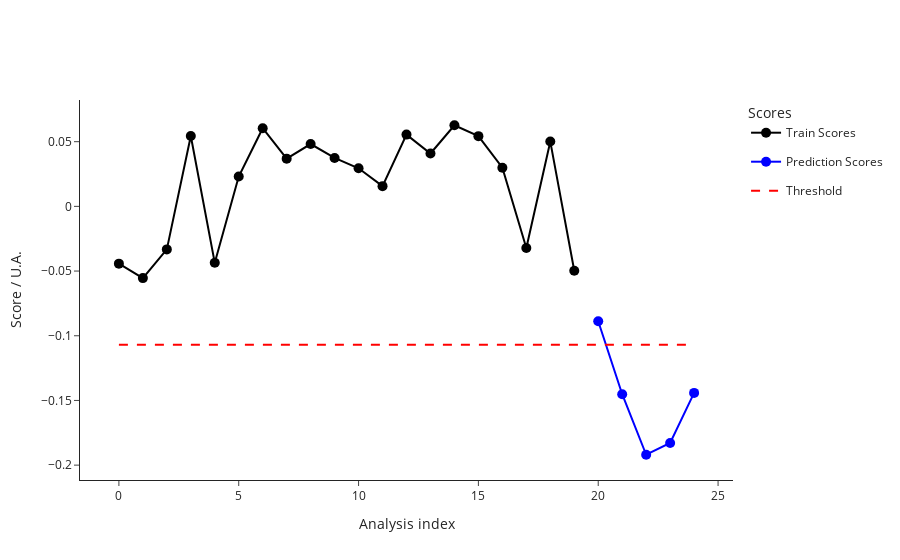

Notebook code for this chart:
### Code cell
test2_data = pd.read_csv("dev/test2_features.csv")
test2_metadata = pd.read_csv("dev/test2_metadata.csv")
ana.predict(test2_data, test2_metadata)
outliers_test2 = ana.test_prediction_outliers()
print(outliers_test2)
fig_test2_scores = ana.plot_scores()
fig_test2_scores.write_image("dev/figures/fig_test2_scores.png", width=1100, height= 350, scale = 3)
fig_test2_scores.show()

### Figure 1 — Plotly figure (JSON) as saved in the notebook; plotly's stock layout.template omitted (floating-point values rounded to 4 significant figures)
{"data": [{"hovertemplate": ["<b>index: </b>18<br><b>name: </b>210812_Pac--005<br><b>path: </b>C:/Users/Sandeep/Desktop/ExtractedSignals\\210812_Pac 2021-08-12 10-30-07\\210812_Pac--005.D<br><b>batch: </b>210812_Pac 2021-08-12 10-30-07<br><b>batch_position: </b>5<br><b>idle_time: </b>39.0<br><b>sample: </b>NaCl 0,9%<br><b>method: </b>SAA_411_Pac.M<br><b>timestamp: </b>2021-08-12 10:50:23<br><b>detector: </b>G1315C<br><b>pump: </b>G7110B<br><b>start_time: </b>2021-08-12 10:50:57<br><b>end_time: </b>2021-08-12 10:54:57<br><b>runtime: </b>239.7000000000036", "<b>index: </b>19<br><b>name: </b>210812_Pac--006<br><b>path: </b>C:/Users/Sandeep/Desktop/ExtractedSignals\\210812_Pac 2021-08-12 10-30-07\\210812_Pac--006.D<br><b>batch: </b>210812_Pac 2021-08-12 10-30-07<br><b>batch_position: </b>6<br><b>idle_time: </b>39.0<br><b>sample: </b>Blank<br><b>method: </b>SAA_411_Pac.M<br><b>timestamp: </b>2021-08-12 10:55:02<br><b>detector: </b>G1315C<br><b>pump: </b>G7110B<br><b>start_time: </b>2021-08-12 10:55:36<br><b>end_time: </b>2021-08-12 10:59:36<br><b>runtime: </b>239.7000000000036", "<b>index: </b>20<br><b>name: </b>210812_Pac--007<br><b>path: </b>C:/Users/Sandeep/Desktop/ExtractedSignals\\210812_Pac 2021-08-12 10-30-07\\210812_Pac--007.D<br><b>batch: </b>210812_Pac 2021-08-12 10-30-07<br><b>batch_position: </b>7<br><b>idle_time: </b>39.0<br><b>sample: </b>0.025 mg/ml<br><b>method: </b>SAA_411_Pac.M<br><b>timestamp: </b>2021-08-12 10:59:41<br><b>detector: </b>G1315C<br><b>pump: </b>G7110B<br><b>start_time: </b>2021-08-12 11:00:15<br><b>end_time: </b>2021-08-12 11:04:15<br><b>runtime: </b>239.7000000000036", "<b>index: </b>21<br><b>name: </b>210812_Pac--008<br><b>path: </b>C:/Users/Sandeep/Desktop/ExtractedSignals\\210812_Pac 2021-08-12 10-30-07\\210812_Pac--008.D<br><b>batch: </b>210812_Pac 2021-08-12 10-30-07<br><b>batch_position: </b>8<br><b>idle_time: </b>39.0<br><b>sample: </b>Blank<br><b>method: </b>SAA_411_Pac.M<br><b>timestamp: </b>2021-08-12 11:04:20<br><b>detector: </b>G1315C<br><b>pump: </b>G7110B<br><b>start_time: </b>2021-08-12 11:04:54<br><b>end_time: </b>2021-08-12 11:08:54<br><b>runtime: </b>239.7000000000036", "<b>index: </b>22<br><b>name: </b>210812_Pac--009<br><b>path: </b>C:/Users/Sandeep/Desktop/ExtractedSignals\\210812_Pac 2021-08-12 10-30-07\\210812_Pac--009.D<br><b>batch: </b>210812_Pac 2021-08-12 10-30-07<br><b>batch_position: </b>9<br><b>idle_time: </b>38.0<br><b>sample: </b>210806/036 :10<br><b>method: </b>SAA_411_Pac.M<br><b>timestamp: </b>2021-08-12 11:08:59<br><b>detector: </b>G1315C<br><b>pump: </b>G7110B<br><b>start_time: </b>2021-08-12 11:09:32<br><b>end_time: </b>2021-08-12 11:13:32<br><b>runtime: </b>239.7000000000036", "<b>index: </b>23<br><b>name: </b>210812_Pac--010<br><b>path: </b>C:/Users/Sandeep/Desktop/ExtractedSignals\\210812_Pac 2021-08-12 10-30-07\\210812_Pac--010.D<br><b>batch: </b>210812_Pac 2021-08-12 10-30-07<br><b>batch_position: </b>10<br><b>idle_time: </b>39.0<br><b>sample: </b>210806/036 :10<br><b>method: </b>SAA_411_Pac.M<br><b>timestamp: </b>2021-08-12 11:13:37<br><b>detector: </b>G7110B<br><b>pump: </b>G7110B<br><b>start_time: </b>2021-08-12 11:14:11<br><b>end_time: </b>2021-08-12 11:18:11<br><b>runtime: </b>239.7000000000036", "<b>index: </b>24<br><b>name: </b>210812_Pac--011<br><b>path: </b>C:/Users/Sandeep/Desktop/ExtractedSignals\\210812_Pac 2021-08-12 10-30-07\\210812_Pac--011.D<br><b>batch: </b>210812_Pac 2021-08-12 10-30-07<br><b>batch_position: </b>11<br><b>idle_time: </b>39.0<br><b>sample: </b>210806/036 :10<br><b>method: </b>SAA_411_Pac.M<br><b>timestamp: </b>2021-08-12 11:18:16<br><b>detector: </b>G7110B<br><b>pump: </b>G7110B<br><b>start_time: </b>2021-08-12 11:18:50<br><b>end_time: </b>2021-08-12 11:22:50<br><b>runtime: </b>239.7000000000036", "<b>index: </b>25<br><b>name: </b>210812_Pac--012<br><b>path: </b>C:/Users/Sandeep/Desktop/ExtractedSignals\\210812_Pac 2021-08-12 10-30-07\\210812_Pac--012.D<br><b>batch: </b>210812_Pac 2021-08-12 10-30-07<br><b>batch_position: </b>12<br><b>idle_time: </b>39.0<br><b>sample: </b>Blank<br><b>method: </b>SAA_411_Pac.M<br><b>timestamp: </b>2021-08-12 11:22:55<br><b>detector: </b>G1315C<br><b>pump: </b>G7110B<br><b>start_time: </b>2021-08-12 11:23:29<br><b>end_time: </b>2021-08-12 11:27:29<br><b>runtime: </b>239.7000000000036", "<b>index: </b>26<br><b>name: </b>210812_Pac--013<br><b>path: </b>C:/Users/Sandeep/Desktop/ExtractedSignals\\210812_Pac 2021-08-12 10-30-07\\210812_Pac--013.D<br><b>batch: </b>210812_Pac 2021-08-12 10-30-07<br><b>batch_position: </b>13<br><b>idle_time: </b>39.0<br><b>sample: </b>0.025 mg/ml<br><b>method: </b>SAA_411_Pac.M<br><b>timestamp: </b>2021-08-12 11:27:34<br><b>detector: </b>G1315C<br><b>pump: </b>G7110B<br><b>start_time: </b>2021-08-12 11:28:08<br><b>end_time: </b>2021-08-12 11:32:08<br><b>runtime: </b>239.7000000000036", "<b>index: </b>27<br><b>name: </b>210812_Pac--014<br><b>path: </b>C:/Users/Sandeep/Desktop/ExtractedSignals\\210812_Pac 2021-08-12 10-30-07\\210812_Pac--014.D<br><b>batch: </b>210812_Pac 2021-08-12 10-30-07<br><b>batch_position: </b>14<br><b>idle_time: </b>38.0<br><b>sample: </b>Blank<br><b>method: </b>SAA_411_Pac.M<br><b>timestamp: </b>2021-08-12 11:32:13<br><b>detector: </b>G7110B<br><b>pump: </b>G7110B<br><b>start_time: </b>2021-08-12 11:32:46<br><b>end_time: </b>2021-08-12 11:36:47<br><b>runtime: </b>239.7000000000036", "<b>index: </b>51<br><b>name: </b>210813_Pac--005<br><b>path: </b>C:/Users/Sandeep/Desktop/ExtractedSignals\\210813_Pac 2021-08-13 10-37-27\\210813_Pac--005.D<br><b>batch: </b>210813_Pac 2021-08-13 10-37-27<br><b>batch_position: </b>5<br><b>idle_time: </b>39.0<br><b>sample: </b>NaCl 0,9%<br><b>method: </b>SAA_411_Pac.M<br><b>timestamp: </b>2021-08-13 10:57:52<br><b>detector: </b>G7110B<br><b>pump: </b>G7110B<br><b>start_time: </b>2021-08-13 10:58:26<br><b>end_time: </b>2021-08-13 11:02:27<br><b>runtime: </b>239.7000000000036", "<b>index: </b>52<br><b>name: </b>210813_Pac--006<br><b>path: </b>C:/Users/Sandeep/Desktop/ExtractedSignals\\210813_Pac 2021-08-13 10-37-27\\210813_Pac--006.D<br><b>batch: </b>210813_Pac 2021-08-13 10-37-27<br><b>batch_position: </b>6<br><b>idle_time: </b>38.0<br><b>sample: </b>Blank<br><b>method: </b>SAA_411_Pac.M<br><b>timestamp: </b>2021-08-13 11:02:31<br><b>detector: </b>G1315C<br><b>pump: </b>G7110B<br><b>start_time: </b>2021-08-13 11:03:05<br><b>end_time: </b>2021-08-13 11:07:06<br><b>runtime: </b>239.7000000000036", "<b>index: </b>53<br><b>name: </b>210813_Pac--007<br><b>path: </b>C:/Users/Sandeep/Desktop/ExtractedSignals\\210813_Pac 2021-08-13 10-37-27\\210813_Pac--007.D<br><b>batch: </b>210813_Pac 2021-08-13 10-37-27<br><b>batch_position: </b>7<br><b>idle_time: </b>38.0<br><b>sample: </b>0.025 mg/ml<br><b>method: </b>SAA_411_Pac.M<br><b>timestamp: </b>2021-08-13 11:07:10<br><b>detector: </b>G1315C<br><b>pump: </b>G7116B<br><b>start_time: </b>2021-08-13 11:07:44<br><b>end_time: </b>2021-08-13 11:11:45<br><b>runtime: </b>239.7000000000036", "<b>index: </b>54<br><b>name: </b>210813_Pac--008<br><b>path: </b>C:/Users/Sandeep/Desktop/ExtractedSignals\\210813_Pac 2021-08-13 10-37-27\\210813_Pac--008.D<br><b>batch: </b>210813_Pac 2021-08-13 10-37-27<br><b>batch_position: </b>8<br><b>idle_time: </b>38.0<br><b>sample: </b>Blank<br><b>method: </b>SAA_411_Pac.M<br><b>timestamp: </b>2021-08-13 11:11:49<br><b>detector: </b>G1315C<br><b>pump: </b>G7110B<br><b>start_time: </b>2021-08-13 11:12:23<br><b>end_time: </b>2021-08-13 11:16:23<br><b>runtime: </b>239.7000000000036", "<b>index: </b>55<br><b>name: </b>210813_Pac--009<br><b>path: </b>C:/Users/Sandeep/Desktop/ExtractedSignals\\210813_Pac 2021-08-13 10-37-27\\210813_Pac--009.D<br><b>batch: </b>210813_Pac 2021-08-13 10-37-27<br><b>batch_position: </b>9<br><b>idle_time: </b>39.0<br><b>sample: </b>210812/004 :20<br><b>method: </b>SAA_411_Pac.M<br><b>timestamp: </b>2021-08-13 11:16:28<br><b>detector: </b>G1315C<br><b>pump: </b>G7110B<br><b>start_time: </b>2021-08-13 11:17:02<br><b>end_time: </b>2021-08-13 11:21:03<br><b>runtime: </b>239.7000000000036", "<b>index: </b>56<br><b>name: </b>210813_Pac--010<br><b>path: </b>C:/Users/Sandeep/Desktop/ExtractedSignals\\210813_Pac 2021-08-13 10-37-27\\210813_Pac--010.D<br><b>batch: </b>210813_Pac 2021-08-13 10-37-27<br><b>batch_position: </b>10<br><b>idle_time: </b>38.0<br><b>sample: </b>210812/004 :20<br><b>method: </b>SAA_411_Pac.M<br><b>timestamp: </b>2021-08-13 11:21:08<br><b>detector: </b>G1315C<br><b>pump: </b>G7110B<br><b>start_time: </b>2021-08-13 11:21:41<br><b>end_time: </b>2021-08-13 11:25:42<br><b>runtime: </b>239.7000000000036", "<b>index: </b>57<br><b>name: </b>210813_Pac--011<br><b>path: </b>C:/Users/Sandeep/Desktop/ExtractedSignals\\210813_Pac 2021-08-13 10-37-27\\210813_Pac--011.D<br><b>batch: </b>210813_Pac 2021-08-13 10-37-27<br><b>batch_position: </b>11<br><b>idle_time: </b>39.0<br><b>sample: </b>210812/004 :20<br><b>method: </b>SAA_411_Pac.M<br><b>timestamp: </b>2021-08-13 11:25:46<br><b>detector: </b>G1315C<br><b>pump: </b>G7110B<br><b>start_time: </b>2021-08-13 11:26:21<br><b>end_time: </b>2021-08-13 11:30:21<br><b>runtime: </b>239.7000000000036", "<b>index: </b>58<br><b>name: </b>210813_Pac--012<br><b>path: </b>C:/Users/Sandeep/Desktop/ExtractedSignals\\210813_Pac 2021-08-13 10-37-27\\210813_Pac--012.D<br><b>batch: </b>210813_Pac 2021-08-13 10-37-27<br><b>batch_position: </b>12<br><b>idle_time: </b>38.0<br><b>sample: </b>Blank<br><b>method: </b>SAA_411_Pac.M<br><b>timestamp: </b>2021-08-13 11:30:26<br><b>detector: </b>G1315C<br><b>pump: </b>G7110B<br><b>start_time: </b>2021-08-13 11:30:59<br><b>end_time: </b>2021-08-13 11:34:59<br><b>runtime: </b>239.7000000000036", "<b>index: </b>59<br><b>name: </b>210813_Pac--013<br><b>path: </b>C:/Users/Sandeep/Desktop/ExtractedSignals\\210813_Pac 2021-08-13 10-37-27\\210813_Pac--013.D<br><b>batch: </b>210813_Pac 2021-08-13 10-37-27<br><b>batch_position: </b>13<br><b>idle_time: </b>39.0<br><b>sample: </b>0.025 mg/ml<br><b>method: </b>SAA_411_Pac.M<br><b>timestamp: </b>2021-08-13 11:35:04<br><b>detector: </b>G1315C<br><b>pump: </b>G7110B<br><b>start_time: </b>2021-08-13 11:35:38<br><b>end_time: </b>2021-08-13 11:39:38<br><b>runtime: </b>239.7000000000036", "<b>index: </b>60<br><b>name: </b>210813_Pac--014<br><b>path: </b>C:/Users/Sandeep/Desktop/ExtractedSignals\\210813_Pac 2021-08-13 10-37-27\\210813_Pac--014.D<br><b>batch: </b>210813_Pac 2021-08-13 10-37-27<br><b>batch_position: </b>14<br><b>idle_time: </b>38.0<br><b>sample: </b>Blank<br><b>method: </b>SAA_411_Pac.M<br><b>timestamp: </b>2021-08-13 11:39:43<br><b>detector: </b>G1315C<br><b>pump: </b>G7110B<br><b>start_time: </b>2021-08-13 11:40:16<br><b>end_time: </b>2021-08-13 11:44:17<br><b>runtime: </b>239.7000000000036"], "legendgroup": "Train", "line": {"color": "black"}, "marker": {"color": "black", "size": 10}, "mode": "lines+markers", "name": "Train Scores", "text": ["<b>index: </b>18<br><b>name: </b>210812_Pac--005<br><b>path: </b>C:/Users/Sandeep/Desktop/ExtractedSignals\\210812_Pac 2021-08-12 10-30-07\\210812_Pac--005.D<br><b>batch: </b>210812_Pac 2021-08-12 10-30-07<br><b>batch_position: </b>5<br><b>idle_time: </b>39.0<br><b>sample: </b>NaCl 0,9%<br><b>method: </b>SAA_411_Pac.M<br><b>timestamp: </b>2021-08-12 10:50:23<br><b>detector: </b>G1315C<br><b>pump: </b>G7110B<br><b>start_time: </b>2021-08-12 10:50:57<br><b>end_time: </b>2021-08-12 10:54:57<br><b>runtime: </b>239.7000000000036", "<b>index: </b>19<br><b>name: </b>210812_Pac--006<br><b>path: </b>C:/Users/Sandeep/Desktop/ExtractedSignals\\210812_Pac 2021-08-12 10-30-07\\210812_Pac--006.D<br><b>batch: </b>210812_Pac 2021-08-12 10-30-07<br><b>batch_position: </b>6<br><b>idle_time: </b>39.0<br><b>sample: </b>Blank<br><b>method: </b>SAA_411_Pac.M<br><b>timestamp: </b>2021-08-12 10:55:02<br><b>detector: </b>G1315C<br><b>pump: </b>G7110B<br><b>start_time: </b>2021-08-12 10:55:36<br><b>end_time: </b>2021-08-12 10:59:36<br><b>runtime: </b>239.7000000000036", "<b>index: </b>20<br><b>name: </b>210812_Pac--007<br><b>path: </b>C:/Users/Sandeep/Desktop/ExtractedSignals\\210812_Pac 2021-08-12 10-30-07\\210812_Pac--007.D<br><b>batch: </b>210812_Pac 2021-08-12 10-30-07<br><b>batch_position: </b>7<br><b>idle_time: </b>39.0<br><b>sample: </b>0.025 mg/ml<br><b>method: </b>SAA_411_Pac.M<br><b>timestamp: </b>2021-08-12 10:59:41<br><b>detector: </b>G1315C<br><b>pump: </b>G7110B<br><b>start_time: </b>2021-08-12 11:00:15<br><b>end_time: </b>2021-08-12 11:04:15<br><b>runtime: </b>239.7000000000036", "<b>index: </b>21<br><b>name: </b>210812_Pac--008<br><b>path: </b>C:/Users/Sandeep/Desktop/ExtractedSignals\\210812_Pac 2021-08-12 10-30-07\\210812_Pac--008.D<br><b>batch: </b>210812_Pac 2021-08-12 10-30-07<br><b>batch_position: </b>8<br><b>idle_time: </b>39.0<br><b>sample: </b>Blank<br><b>method: </b>SAA_411_Pac.M<br><b>timestamp: </b>2021-08-12 11:04:20<br><b>detector: </b>G1315C<br><b>pump: </b>G7110B<br><b>start_time: </b>2021-08-12 11:04:54<br><b>end_time: </b>2021-08-12 11:08:54<br><b>runtime: </b>239.7000000000036", "<b>index: </b>22<br><b>name: </b>210812_Pac--009<br><b>path: </b>C:/Users/Sandeep/Desktop/ExtractedSignals\\210812_Pac 2021-08-12 10-30-07\\210812_Pac--009.D<br><b>batch: </b>210812_Pac 2021-08-12 10-30-07<br><b>batch_position: </b>9<br><b>idle_time: </b>38.0<br><b>sample: </b>210806/036 :10<br><b>method: </b>SAA_411_Pac.M<br><b>timestamp: </b>2021-08-12 11:08:59<br><b>detector: </b>G1315C<br><b>pump: </b>G7110B<br><b>start_time: </b>2021-08-12 11:09:32<br><b>end_time: </b>2021-08-12 11:13:32<br><b>runtime: </b>239.7000000000036", "<b>index: </b>23<br><b>name: </b>210812_Pac--010<br><b>path: </b>C:/Users/Sandeep/Desktop/ExtractedSignals\\210812_Pac 2021-08-12 10-30-07\\210812_Pac--010.D<br><b>batch: </b>210812_Pac 2021-08-12 10-30-07<br><b>batch_position: </b>10<br><b>idle_time: </b>39.0<br><b>sample: </b>210806/036 :10<br><b>method: </b>SAA_411_Pac.M<br><b>timestamp: </b>2021-08-12 11:13:37<br><b>detector: </b>G7110B<br><b>pump: </b>G7110B<br><b>start_time: </b>2021-08-12 11:14:11<br><b>end_time: </b>2021-08-12 11:18:11<br><b>runtime: </b>239.7000000000036", "<b>index: </b>24<br><b>name: </b>210812_Pac--011<br><b>path: </b>C:/Users/Sandeep/Desktop/ExtractedSignals\\210812_Pac 2021-08-12 10-30-07\\210812_Pac--011.D<br><b>batch: </b>210812_Pac 2021-08-12 10-30-07<br><b>batch_position: </b>11<br><b>idle_time: </b>39.0<br><b>sample: </b>210806/036 :10<br><b>method: </b>SAA_411_Pac.M<br><b>timestamp: </b>2021-08-12 11:18:16<br><b>detector: </b>G7110B<br><b>pump: </b>G7110B<br><b>start_time: </b>2021-08-12 11:18:50<br><b>end_time: </b>2021-08-12 11:22:50<br><b>runtime: </b>239.7000000000036", "<b>index: </b>25<br><b>name: </b>210812_Pac--012<br><b>path: </b>C:/Users/Sandeep/Desktop/ExtractedSignals\\210812_Pac 2021-08-12 10-30-07\\210812_Pac--012.D<br><b>batch: </b>210812_Pac 2021-08-12 10-30-07<br><b>batch_position: </b>12<br><b>idle_time: </b>39.0<br><b>sample: </b>Blank<br><b>method: </b>SAA_411_Pac.M<br><b>timestamp: </b>2021-08-12 11:22:55<br><b>detector: </b>G1315C<br><b>pump: </b>G7110B<br><b>start_time: </b>2021-08-12 11:23:29<br><b>end_time: </b>2021-08-12 11:27:29<br><b>runtime: </b>239.7000000000036", "<b>index: </b>26<br><b>name: </b>210812_Pac--013<br><b>path: </b>C:/Users/Sandeep/Desktop/ExtractedSignals\\210812_Pac 2021-08-12 10-30-07\\210812_Pac--013.D<br><b>batch: </b>210812_Pac 2021-08-12 10-30-07<br><b>batch_position: </b>13<br><b>idle_time: </b>39.0<br><b>sample: </b>0.025 mg/ml<br><b>method: </b>SAA_411_Pac.M<br><b>timestamp: </b>2021-08-12 11:27:34<br><b>detector: </b>G1315C<br><b>pump: </b>G7110B<br><b>start_time: </b>2021-08-12 11:28:08<br><b>end_time: </b>2021-08-12 11:32:08<br><b>runtime: </b>239.7000000000036", "<b>index: </b>27<br><b>name: </b>210812_Pac--014<br><b>path: </b>C:/Users/Sandeep/Desktop/ExtractedSignals\\210812_Pac 2021-08-12 10-30-07\\210812_Pac--014.D<br><b>batch: </b>210812_Pac 2021-08-12 10-30-07<br><b>batch_position: </b>14<br><b>idle_time: </b>38.0<br><b>sample: </b>Blank<br><b>method: </b>SAA_411_Pac.M<br><b>timestamp: </b>2021-08-12 11:32:13<br><b>detector: </b>G7110B<br><b>pump: </b>G7110B<br><b>start_time: </b>2021-08-12 11:32:46<br><b>end_time: </b>2021-08-12 11:36:47<br><b>runtime: </b>239.7000000000036", "<b>index: </b>51<br><b>name: </b>210813_Pac--005<br><b>path: </b>C:/Users/Sandeep/Desktop/ExtractedSignals\\210813_Pac 2021-08-13 10-37-27\\210813_Pac--005.D<br><b>batch: </b>210813_Pac 2021-08-13 10-37-27<br><b>batch_position: </b>5<br><b>idle_time: </b>39.0<br><b>sample: </b>NaCl 0,9%<br><b>method: </b>SAA_411_Pac.M<br><b>timestamp: </b>2021-08-13 10:57:52<br><b>detector: </b>G7110B<br><b>pump: </b>G7110B<br><b>start_time: </b>2021-08-13 10:58:26<br><b>end_time: </b>2021-08-13 11:02:27<br><b>runtime: </b>239.7000000000036", "<b>index: </b>52<br><b>name: </b>210813_Pac--006<br><b>path: </b>C:/Users/Sandeep/Desktop/ExtractedSignals\\210813_Pac 2021-08-13 10-37-27\\210813_Pac--006.D<br><b>batch: </b>210813_Pac 2021-08-13 10-37-27<br><b>batch_position: </b>6<br><b>idle_time: </b>38.0<br><b>sample: </b>Blank<br><b>method: </b>SAA_411_Pac.M<br><b>timestamp: </b>2021-08-13 11:02:31<br><b>detector: </b>G1315C<br><b>pump: </b>G7110B<br><b>start_time: </b>2021-08-13 11:03:05<br><b>end_time: </b>2021-08-13 11:07:06<br><b>runtime: </b>239.7000000000036", "<b>index: </b>53<br><b>name: </b>210813_Pac--007<br><b>path: </b>C:/Users/Sandeep/Desktop/ExtractedSignals\\210813_Pac 2021-08-13 10-37-27\\210813_Pac--007.D<br><b>batch: </b>210813_Pac 2021-08-13 10-37-27<br><b>batch_position: </b>7<br><b>idle_time: </b>38.0<br><b>sample: </b>0.025 mg/ml<br><b>method: </b>SAA_411_Pac.M<br><b>timestamp: </b>2021-08-13 11:07:10<br><b>detector: </b>G1315C<br><b>pump: </b>G7116B<br><b>start_time: </b>2021-08-13 11:07:44<br><b>end_time: </b>2021-08-13 11:11:45<br><b>runtime: </b>239.7000000000036", "<b>index: </b>54<br><b>name: </b>210813_Pac--008<br><b>path: </b>C:/Users/Sandeep/Desktop/ExtractedSignals\\210813_Pac 2021-08-13 10-37-27\\210813_Pac--008.D<br><b>batch: </b>210813_Pac 2021-08-13 10-37-27<br><b>batch_position: </b>8<br><b>idle_time: </b>38.0<br><b>sample: </b>Blank<br><b>method: </b>SAA_411_Pac.M<br><b>timestamp: </b>2021-08-13 11:11:49<br><b>detector: </b>G1315C<br><b>pump: </b>G7110B<br><b>start_time: </b>2021-08-13 11:12:23<br><b>end_time: </b>2021-08-13 11:16:23<br><b>runtime: </b>239.7000000000036", "<b>index: </b>55<br><b>name: </b>210813_Pac--009<br><b>path: </b>C:/Users/Sandeep/Desktop/ExtractedSignals\\210813_Pac 2021-08-13 10-37-27\\210813_Pac--009.D<br><b>batch: </b>210813_Pac 2021-08-13 10-37-27<br><b>batch_position: </b>9<br><b>idle_time: </b>39.0<br><b>sample: </b>210812/004 :20<br><b>method: </b>SAA_411_Pac.M<br><b>timestamp: </b>2021-08-13 11:16:28<br><b>detector: </b>G1315C<br><b>pump: </b>G7110B<br><b>start_time: </b>2021-08-13 11:17:02<br><b>end_time: </b>2021-08-13 11:21:03<br><b>runtime: </b>239.7000000000036", "<b>index: </b>56<br><b>name: </b>210813_Pac--010<br><b>path: </b>C:/Users/Sandeep/Desktop/ExtractedSignals\\210813_Pac 2021-08-13 10-37-27\\210813_Pac--010.D<br><b>batch: </b>210813_Pac 2021-08-13 10-37-27<br><b>batch_position: </b>10<br><b>idle_time: </b>38.0<br><b>sample: </b>210812/004 :20<br><b>method: </b>SAA_411_Pac.M<br><b>timestamp: </b>2021-08-13 11:21:08<br><b>detector: </b>G1315C<br><b>pump: </b>G7110B<br><b>start_time: </b>2021-08-13 11:21:41<br><b>end_time: </b>2021-08-13 11:25:42<br><b>runtime: </b>239.7000000000036", "<b>index: </b>57<br><b>name: </b>210813_Pac--011<br><b>path: </b>C:/Users/Sandeep/Desktop/ExtractedSignals\\210813_Pac 2021-08-13 10-37-27\\210813_Pac--011.D<br><b>batch: </b>210813_Pac 2021-08-13 10-37-27<br><b>batch_position: </b>11<br><b>idle_time: </b>39.0<br><b>sample: </b>210812/004 :20<br><b>method: </b>SAA_411_Pac.M<br><b>timestamp: </b>2021-08-13 11:25:46<br><b>detector: </b>G1315C<br><b>pump: </b>G7110B<br><b>start_time: </b>2021-08-13 11:26:21<br><b>end_time: </b>2021-08-13 11:30:21<br><b>runtime: </b>239.7000000000036", "<b>index: </b>58<br><b>name: </b>210813_Pac--012<br><b>path: </b>C:/Users/Sandeep/Desktop/ExtractedSignals\\210813_Pac 2021-08-13 10-37-27\\210813_Pac--012.D<br><b>batch: </b>210813_Pac 2021-08-13 10-37-27<br><b>batch_position: </b>12<br><b>idle_time: </b>38.0<br><b>sample: </b>Blank<br><b>method: </b>SAA_411_Pac.M<br><b>timestamp: </b>2021-08-13 11:30:26<br><b>detector: </b>G1315C<br><b>pump: </b>G7110B<br><b>start_time: </b>2021-08-13 11:30:59<br><b>end_time: </b>2021-08-13 11:34:59<br><b>runtime: </b>239.7000000000036", "<b>index: </b>59<br><b>name: </b>210813_Pac--013<br><b>path: </b>C:/Users/Sandeep/Desktop/ExtractedSignals\\210813_Pac 2021-08-13 10-37-27\\210813_Pac--013.D<br><b>batch: </b>210813_Pac 2021-08-13 10-37-27<br><b>batch_position: </b>13<br><b>idle_time: </b>39.0<br><b>sample: </b>0.025 mg/ml<br><b>method: </b>SAA_411_Pac.M<br><b>timestamp: </b>2021-08-13 11:35:04<br><b>detector: </b>G1315C<br><b>pump: </b>G7110B<br><b>start_time: </b>2021-08-13 11:35:38<br><b>end_time: </b>2021-08-13 11:39:38<br><b>runtime: </b>239.7000000000036", "<b>index: </b>60<br><b>name: </b>210813_Pac--014<br><b>path: </b>C:/Users/Sandeep/Desktop/ExtractedSignals\\210813_Pac 2021-08-13 10-37-27\\210813_Pac--014.D<br><b>batch: </b>210813_Pac 2021-08-13 10-37-27<br><b>batch_position: </b>14<br><b>idle_time: </b>38.0<br><b>sample: </b>Blank<br><b>method: </b>SAA_411_Pac.M<br><b>timestamp: </b>2021-08-13 11:39:43<br><b>detector: </b>G1315C<br><b>pump: </b>G7110B<br><b>start_time: </b>2021-08-13 11:40:16<br><b>end_time: </b>2021-08-13 11:44:17<br><b>runtime: </b>239.7000000000036"], "type": "scatter", "x": [0, 1, 2, 3, 4, 5, 6, 7, 8, 9, 10, 11, 12, 13, 14, 15, 16, 17, 18, 19], "y": [-0.04426, -0.05545, -0.03327, 0.05437, -0.04364, 0.02309, 0.06039, 0.03688, 0.04818, 0.03741, 0.02943, 0.01562, 0.05547, 0.04086, 0.0627, 0.05429, 0.02989, -0.03216, 0.05009, -0.04973]}, {"hovertemplate": ["<b>index: </b>266<br><b>name: </b>210910_Pac<br><b>path: </b>C:/Users/Sandeep/Desktop/ExtractedSignals\\210910_Pac 2021-09-10 14-25-54\\210910_Pac.D<br><b>batch: </b>210910_Pac 2021-09-10 14-25-54<br><b>batch_position: </b>1<br><b>idle_time: </b>142.0<br><b>sample: </b>Blank<br><b>method: </b>SAA_411_Pac.M<br><b>timestamp: </b>2021-09-10 14:25:59<br><b>detector: </b>G1315C<br><b>pump: </b>G7110B<br><b>start_time: </b>2021-09-10 14:28:06<br><b>end_time: </b>2021-09-10 14:32:06<br><b>runtime: </b>239.7000000000036", "<b>index: </b>47<br><b>name: </b>210813_Pac<br><b>path: </b>C:/Users/Sandeep/Desktop/ExtractedSignals\\210813_Pac 2021-08-13 10-37-27\\210813_Pac.D<br><b>batch: </b>210813_Pac 2021-08-13 10-37-27<br><b>batch_position: </b>1<br><b>idle_time: </b>5673.0<br><b>sample: </b>Blank<br><b>method: </b>SAA_411_Pac.M<br><b>timestamp: </b>2021-08-13 10:37:33<br><b>detector: </b>G7110B<br><b>pump: </b>G7110B<br><b>start_time: </b>2021-08-13 10:39:51<br><b>end_time: </b>2021-08-13 10:43:51<br><b>runtime: </b>239.7000000000036", "<b>index: </b>17<br><b>name: </b>210812_Pac--004<br><b>path: </b>C:/Users/Sandeep/Desktop/ExtractedSignals\\210812_Pac 2021-08-12 10-30-07\\210812_Pac--004.D<br><b>batch: </b>210812_Pac 2021-08-12 10-30-07<br><b>batch_position: </b>4<br><b>idle_time: </b>39.0<br><b>sample: </b>Blank<br><b>method: </b>SAA_411_Pac.M<br><b>timestamp: </b>2021-08-12 10:45:44<br><b>detector: </b>G1315C<br><b>pump: </b>G7110B<br><b>start_time: </b>2021-08-12 10:46:18<br><b>end_time: </b>2021-08-12 10:50:18<br><b>runtime: </b>239.7000000000036", "<b>index: </b>116<br><b>name: </b>210819_Pac<br><b>path: </b>C:/Users/Sandeep/Desktop/ExtractedSignals\\210819_Pac 2021-08-19 15-50-49\\210819_Pac.D<br><b>batch: </b>210819_Pac 2021-08-19 15-50-49<br><b>batch_position: </b>1<br><b>idle_time: </b>163.0<br><b>sample: </b>Blank<br><b>method: </b>SAA_411_Pac.M<br><b>timestamp: </b>2021-08-19 15:50:54<br><b>detector: </b>G1315C<br><b>pump: </b>G7116B<br><b>start_time: </b>2021-08-19 15:53:24<br><b>end_time: </b>2021-08-19 15:57:24<br><b>runtime: </b>239.7000000000036", "<b>index: </b>16<br><b>name: </b>210812_Pac--003<br><b>path: </b>C:/Users/Sandeep/Desktop/ExtractedSignals\\210812_Pac 2021-08-12 10-30-07\\210812_Pac--003.D<br><b>batch: </b>210812_Pac 2021-08-12 10-30-07<br><b>batch_position: </b>3<br><b>idle_time: </b>39.0<br><b>sample: </b>Blank<br><b>method: </b>SAA_411_Pac.M<br><b>timestamp: </b>2021-08-12 10:41:05<br><b>detector: </b>G1315C<br><b>pump: </b>G7110B<br><b>start_time: </b>2021-08-12 10:41:39<br><b>end_time: </b>2021-08-12 10:45:39<br><b>runtime: </b>239.7000000000036"], "legendgroup": "Prediction", "line": {"color": "blue"}, "marker": {"color": "blue", "size": 10}, "mode": "lines+markers", "name": "Prediction Scores", "text": ["<b>index: </b>266<br><b>name: </b>210910_Pac<br><b>path: </b>C:/Users/Sandeep/Desktop/ExtractedSignals\\210910_Pac 2021-09-10 14-25-54\\210910_Pac.D<br><b>batch: </b>210910_Pac 2021-09-10 14-25-54<br><b>batch_position: </b>1<br><b>idle_time: </b>142.0<br><b>sample: </b>Blank<br><b>method: </b>SAA_411_Pac.M<br><b>timestamp: </b>2021-09-10 14:25:59<br><b>detector: </b>G1315C<br><b>pump: </b>G7110B<br><b>start_time: </b>2021-09-10 14:28:06<br><b>end_time: </b>2021-09-10 14:32:06<br><b>runtime: </b>239.7000000000036", "<b>index: </b>47<br><b>name: </b>210813_Pac<br><b>path: </b>C:/Users/Sandeep/Desktop/ExtractedSignals\\210813_Pac 2021-08-13 10-37-27\\210813_Pac.D<br><b>batch: </b>210813_Pac 2021-08-13 10-37-27<br><b>batch_position: </b>1<br><b>idle_time: </b>5673.0<br><b>sample: </b>Blank<br><b>method: </b>SAA_411_Pac.M<br><b>timestamp: </b>2021-08-13 10:37:33<br><b>detector: </b>G7110B<br><b>pump: </b>G7110B<br><b>start_time: </b>2021-08-13 10:39:51<br><b>end_time: </b>2021-08-13 10:43:51<br><b>runtime: </b>239.7000000000036", "<b>index: </b>17<br><b>name: </b>210812_Pac--004<br><b>path: </b>C:/Users/Sandeep/Desktop/ExtractedSignals\\210812_Pac 2021-08-12 10-30-07\\210812_Pac--004.D<br><b>batch: </b>210812_Pac 2021-08-12 10-30-07<br><b>batch_position: </b>4<br><b>idle_time: </b>39.0<br><b>sample: </b>Blank<br><b>method: </b>SAA_411_Pac.M<br><b>timestamp: </b>2021-08-12 10:45:44<br><b>detector: </b>G1315C<br><b>pump: </b>G7110B<br><b>start_time: </b>2021-08-12 10:46:18<br><b>end_time: </b>2021-08-12 10:50:18<br><b>runtime: </b>239.7000000000036", "<b>index: </b>116<br><b>name: </b>210819_Pac<br><b>path: </b>C:/Users/Sandeep/Desktop/ExtractedSignals\\210819_Pac 2021-08-19 15-50-49\\210819_Pac.D<br><b>batch: </b>210819_Pac 2021-08-19 15-50-49<br><b>batch_position: </b>1<br><b>idle_time: </b>163.0<br><b>sample: </b>Blank<br><b>method: </b>SAA_411_Pac.M<br><b>timestamp: </b>2021-08-19 15:50:54<br><b>detector: </b>G1315C<br><b>pump: </b>G7116B<br><b>start_time: </b>2021-08-19 15:53:24<br><b>end_time: </b>2021-08-19 15:57:24<br><b>runtime: </b>239.7000000000036", "<b>index: </b>16<br><b>name: </b>210812_Pac--003<br><b>path: </b>C:/Users/Sandeep/Desktop/ExtractedSignals\\210812_Pac 2021-08-12 10-30-07\\210812_Pac--003.D<br><b>batch: </b>210812_Pac 2021-08-12 10-30-07<br><b>batch_position: </b>3<br><b>idle_time: </b>39.0<br><b>sample: </b>Blank<br><b>method: </b>SAA_411_Pac.M<br><b>timestamp: </b>2021-08-12 10:41:05<br><b>detector: </b>G1315C<br><b>pump: </b>G7110B<br><b>start_time: </b>2021-08-12 10:41:39<br><b>end_time: </b>2021-08-12 10:45:39<br><b>runtime: </b>239.7000000000036"], "type": "scatter", "x": [20, 21, 22, 23, 24], "y": [-0.08882, -0.1452, -0.192, -0.1829, -0.1442]}, {"legendgroup": "Threshold", "line": {"color": "red", "dash": "dash"}, "mode": "lines", "name": "Threshold", "type": "scatter", "x": [0, 24], "y": [-0.1069, -0.1069]}], "layout": {"legend": {"title": {"text": "Scores"}}, "xaxis": {"title": {"text": "Analysis index"}}, "yaxis": {"title": {"text": "Score / U.A."}}}}
